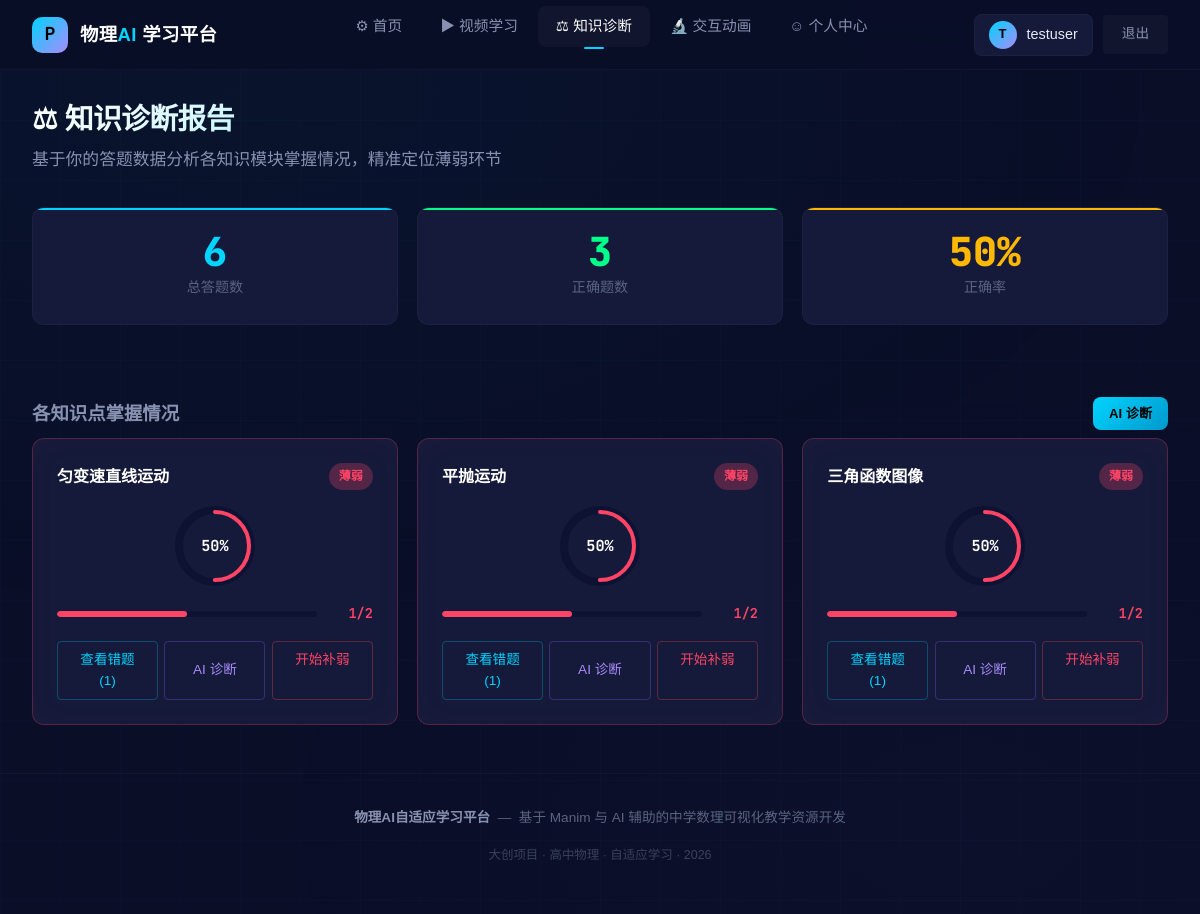
Screenshot of /diagnosis (signed in) with the database file from the repository.
### app/models.py (models this page shows, shortened)
class User(UserMixin, db.Model):
    __tablename__ = 'users'
    id = db.Column(db.Integer, primary_key=True)
    username = db.Column(db.String(50), unique=True, nullable=False)
    password_hash = db.Column(db.String(256), nullable=False)
    email = db.Column(db.String(100))
    grade = db.Column(db.String(10), default='高一')
    created_at = db.Column(db.DateTime, default=datetime.now(timezone.utc))
    last_login = db.Column(db.DateTime)

class Video(db.Model):
    __tablename__ = 'videos'
    id = db.Column(db.Integer, primary_key=True)
    title = db.Column(db.String(200), nullable=False)
    description = db.Column(db.Text)
    topic = db.Column(db.String(100), nullable=False)
    topic_id = db.Column(db.String(50), nullable=False)
    subject = db.Column(db.String(20), default='物理')
    chapter = db.Column(db.String(50))
    video_path = db.Column(db.String(300), nullable=False)
    cover_path = db.Column(db.String(300))
    duration = db.Column(db.Integer)
    difficulty = db.Column(db.Integer, default=2)
    prerequisites = db.Column(db.Text)
    related = db.Column(db.Text)
    created_at = db.Column(db.DateTime, default=datetime.now(timezone.utc))

### app/routes/diagnosis.py (the view)
@diagnosis_bp.route('/diagnosis')
@login_required
def diagnosis_page():
    results = diagnose_user(current_user.id)
    total_questions = sum(r['total'] for r in results)
    total_correct = sum(r['correct'] for r in results)
    overall_accuracy = round(total_correct / total_questions * 100) if total_questions > 0 else 0
    weak_count = sum(1 for r in results if r['level'] == '薄弱')
    consolidate_count = sum(1 for r in results if r['level'] == '待巩固')
    mastered_count = sum(1 for r in results if r['level'] == '已掌握')
    return render_template('diagnosis.html',
                           results=results,
                           total_questions=total_questions,
                           total_correct=total_correct,
                           overall_accuracy=overall_accuracy,
                           weak_count=weak_count,
                           consolidate_count=consolidate_count,
                           mastered_count=mastered_count)

### app/models.py (called while the page is built)
@login_manager.user_loader
def load_user(user_id):
    return User.query.get(int(user_id))

### app/templates/diagnosis.html (shortened to what this page needs)
{% extends "base.html" %}
{% block content %}
<div class="diagnosis-header">
    <h1 class="hero-title" style="text-align:left; font-size:1.8rem;">
        &#9878; 知识诊断报告
    </h1>
    <p class="hero-desc" style="text-align:left; margin:0; margin-top:4px;">
        基于你的答题数据分析各知识模块掌握情况，精准定位薄弱环节
    </p>
</div>
<div class="diagnosis-header">
    <div class="diagnosis-stats">
        <div class="stat-card">
            <div class="stat-number" id="statTotal">0</div>
            <div class="stat-label">总答题数</div>
        </div>
        <div class="stat-card">
            <div class="stat-number" id="statCorrect">0</div>
            <div class="stat-label">正确题数</div>
        </div>
        <div class="stat-card">
            <div class="stat-number" id="statAccuracy">0%</div>
            <div class="stat-label">正确率</div>
        </div>
    </div>
</div>
<div class="diagnosis-header" style="padding-bottom:0.5rem;">
    <div style="display:flex; align-items:center; justify-content:space-between;">
        <h2 style="font-size:1.15rem; font-weight:600; color:var(--text-secondary); margin:0;">
            各知识点掌握情况
        </h2>
        {% if results %}
        <button id="aiDiagnosisBtn" onclick="runAiDiagnosis()" class="btn btn-primary btn-glow" style="font-size:0.82rem; padding:0.4rem 1rem;">
            AI 诊断
        </button>
        {% endif %}
    </div>
</div>
<div class="knowledge-grid" id="knowledgeGrid">
    {% if results %}
        {% for kp in results %}
        <div class="knowledge-card {% if (kp.accuracy or 0) < 60 %}weak-card{% endif %}"
             data-accuracy="{{ kp.accuracy or 0 }}">
            <div class="knowledge-card-title">
                <span>{{ kp.topic_name or '未命名知识点' }}</span>
                {% if (kp.accuracy or 0) < 60 %}
                    <span class="status-badge weak">薄弱</span>
                {% elif (kp.accuracy or 0) < 80 %}
                    <span class="status-badge medium">待巩固</span>
                {% else %}
                    <span class="status-badge strong">已掌握</span>
                {% endif %}
            </div>
            <div class="ring-chart">
                <svg viewBox="0 0 80 80">
                    <circle class="ring-bg" cx="40" cy="40" r="34"></circle>
                    <circle class="ring-fill {% if (kp.accuracy or 0) < 60 %}weak{% elif (kp.accuracy or 0) < 80 %}medium{% endif %}"
                            cx="40" cy="40" r="34"
                            stroke-dasharray="213.6"
                            stroke-dashoffset="213.6"
                            data-target-offset="{{ (213.6 * (1 - (kp.accuracy or 0) / 100))|round(1) }}">
                    </circle>
                </svg>
                <div class="ring-chart-value">{{ kp.accuracy or 0 }}%</div>
            </div>
            <div class="knowledge-card-stats">
                <div class="knowledge-card-bar">
                    <div class="knowledge-card-bar-fill {% if (kp.accuracy or 0) >= 80 %}high{% elif (kp.accuracy or 0) >= 60 %}medium{% else %}low{% endif %}"
                         style="width: {{ kp.accuracy or 0 }}%;"
                         data-target-width="{{ kp.accuracy or 0 }}">
                    </div>
                </div>
                <span class="knowledge-card-percent text-mono"
                      style="color:{% if (kp.accuracy or 0) >= 80 %}var(--green){% elif (kp.accuracy or 0) >= 60 %}var(--amber){% else %}var(--red){% endif %}">
                    {{ kp.correct or 0 }}/{{ kp.total or 0 }}
                </span>
            </div>
            <div style="display:flex; gap:0.4rem; margin-top:0.6rem; flex-wrap:wrap;">
                {% if kp.wrong_questions %}
                <a href="{{ url_for('diagnosis.wrong_questions', topic_id=kp.topic_id) }}"
                   class="btn btn-outline btn-sm" style="flex:1; text-align:center; min-width:80px;">
                    查看错题 ({{ kp.wrong_questions|length }})
                </a>
                {% endif %}
                <button onclick="runTopicAiDiagnosis('{{ kp.topic_id }}', this)"
                   class="btn btn-outline btn-sm" style="flex:1; text-align:center; min-width:80px; color:var(--purple); border-color:rgba(139,92,246,0.3);">
                    AI 诊断
                </button>
                {% if (kp.accuracy or 0) < 60 %}
                <a href="{{ url_for('videos.video_list') }}?chapter={{ kp.topic_name or '' }}"
                   class="btn btn-outline btn-sm" style="flex:1; text-align:center; min-width:80px; color:var(--red); border-color:rgba(255,80,80,0.3);">
                    开始补弱
                </a>
                {% endif %}
            </div>
        </div>
        {% endfor %}
    {% endif %}
</div>
{% endblock %}

### app/templates/base.html (shortened to what this page needs)
<!DOCTYPE html>
<html lang="zh-CN">
<head>
    <link href="https://cdn.jsdelivr.net/npm/bootstrap@5.3.3/dist/css/bootstrap.min.css" rel="stylesheet">
    <link href="https://cdn.jsdelivr.net/npm/video.js@8.10.0/dist/video-js.min.css" rel="stylesheet">
    <link rel="stylesheet" href="{{ url_for('static', filename='css/style.css') }}">
</head>
<body>
    <nav class="navbar-custom" id="mainNav" role="navigation" aria-label="主导航">
        <a href="{{ url_for('auth.index') }}" class="nav-brand">
            <div class="nav-brand-icon">P</div>
            <div class="nav-brand-text">物理<span>AI</span> 学习平台</div>
        </a>
        <ul class="nav-links" id="navLinks">
            <li>
                <a href="{{ url_for('auth.index') }}"
                   class="{% if request.endpoint == 'auth.index' %}active{% endif %}">
                    &#9881; 首页
                </a>
            </li>
            <li>
                <a href="{{ url_for('videos.video_list') }}"
                   class="{% if request.endpoint in ['videos.video_list', 'videos.video_play'] %}active{% endif %}">
                    &#9654; 视频学习
                </a>
            </li>
            <li>
                <a href="{{ url_for('diagnosis.diagnosis_page') }}"
                   class="{% if request.endpoint == 'diagnosis.diagnosis_page' %}active{% endif %}">
                    &#9878; 知识诊断
                </a>
            </li>
            <li>
                <a href="{{ url_for('experiments.experiment_list') }}"
                   class="{% if request.endpoint and 'experiments' in request.endpoint %}active{% endif %}">
                    &#128300; 交互动画
                </a>
            </li>
            <li>
                <a href="{{ url_for('auth.profile') }}"
                   class="{% if request.endpoint == 'auth.profile' %}active{% endif %}">
                    &#9786; 个人中心
                </a>
            </li>
        </ul>
        <div class="nav-actions">
            {% if current_user.is_authenticated %}
                <div class="nav-user">
                    <div class="nav-user-avatar">
                        {{ current_user.username|first|upper }}
                    </div>
                    <span>{{ current_user.username }}</span>
                </div>
                <a href="{{ url_for('auth.logout') }}" class="btn btn-ghost btn-sm">退出</a>
            {% else %}
                <a href="{{ url_for('auth.login') }}" class="btn btn-ghost btn-sm">登录</a>
                <a href="{{ url_for('auth.register') }}" class="btn btn-primary btn-sm">注册</a>
            {% endif %}
        </div>
    </nav>
    <main class="page-content page-enter" role="main" id="mainContent">
        {% block content %}{% endblock %}
    </main>
    <footer class="site-footer">
        <p>
            <span class="footer-brand">物理AI自适应学习平台</span>
            &nbsp;&mdash;&nbsp;
            基于 Manim 与 AI 辅助的中学数理可视化教学资源开发
        </p>
        <p class="mt-1" style="font-size:0.78rem; opacity:0.6;">
            大创项目 &middot; 高中物理 &middot; 自适应学习 &middot; 2026
        </p>
    </footer>
</body>
</html>

### app/templates/base.html (style rules this page uses)
.page-enter { animation: pageEnter 0.35s var(--ease-out, ease-out) both; }
.nav-links a, .nav-actions a { transition: color 0.2s, transform 0.15s; }
.btn { transition: transform 0.12s, box-shadow 0.2s, background 0.2s; }

### rows the page displays
User: username|first "T", username "testuser"
Video: topic "匀变速直线运动"
Video: topic "平抛运动"
Video: topic "三角函数图像"

### other values shown
{{ kp.accuracy or 0 }} "50" "50" "50"
{{ kp.correct or 0 }} "1" "1" "1"
{{ kp.total or 0 }} "2" "2" "2"
{{ kp.wrong_questions|length }} "1" "1" "1"
